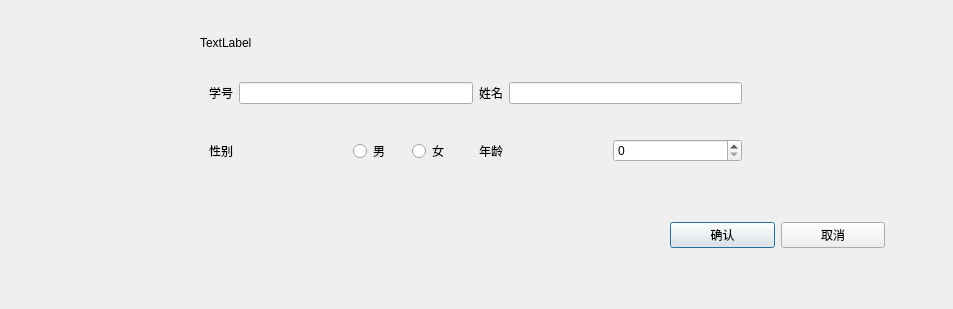
<?xml version="1.0" encoding="UTF-8"?>
<ui version="4.0">
 <class>InsertDialog</class>
 <widget class="QDialog" name="InsertDialog">
  <property name="geometry">
   <rect>
    <x>0</x>
    <y>0</y>
    <width>953</width>
    <height>309</height>
   </rect>
  </property>
  <property name="windowTitle">
   <string>Dialog</string>
  </property>
  <widget class="QWidget" name="widget_3" native="true">
   <property name="geometry">
    <rect>
     <x>200</x>
     <y>20</y>
     <width>551</width>
     <height>161</height>
    </rect>
   </property>
   <layout class="QVBoxLayout" name="verticalLayout">
    <item>
     <widget class="QLabel" name="request_label">
      <property name="text">
       <string>TextLabel</string>
      </property>
     </widget>
    </item>
    <item>
     <widget class="QWidget" name="widget" native="true">
      <layout class="QHBoxLayout" name="horizontalLayout">
       <item>
        <widget class="QLabel" name="number_label">
         <property name="text">
          <string>学号</string>
         </property>
        </widget>
       </item>
       <item>
        <widget class="QLineEdit" name="number_line"/>
       </item>
       <item>
        <widget class="QLabel" name="name_label">
         <property name="text">
          <string>姓名</string>
         </property>
        </widget>
       </item>
       <item>
        <widget class="QLineEdit" name="name_line"/>
       </item>
      </layout>
     </widget>
    </item>
    <item>
     <widget class="QWidget" name="widget_2" native="true">
      <layout class="QHBoxLayout" name="horizontalLayout_2">
       <item>
        <widget class="QLabel" name="gender_label">
         <property name="text">
          <string>性别</string>
         </property>
        </widget>
       </item>
       <item>
        <widget class="QWidget" name="widget_4" native="true">
         <layout class="QHBoxLayout" name="horizontalLayout_3">
          <item>
           <widget class="QRadioButton" name="male_rtn">
            <property name="text">
             <string>男</string>
            </property>
           </widget>
          </item>
          <item>
           <widget class="QRadioButton" name="female_rtn">
            <property name="text">
             <string>女</string>
            </property>
           </widget>
          </item>
         </layout>
        </widget>
       </item>
       <item>
        <widget class="QLabel" name="age_label">
         <property name="text">
          <string>年龄</string>
         </property>
        </widget>
       </item>
       <item>
        <widget class="QSpinBox" name="age_box">
         <property name="maximum">
          <number>200</number>
         </property>
        </widget>
       </item>
      </layout>
     </widget>
    </item>
   </layout>
  </widget>
  <widget class="QWidget" name="dialogButtonBox" native="true">
   <property name="geometry">
    <rect>
     <x>670</x>
     <y>210</y>
     <width>215</width>
     <height>50</height>
    </rect>
   </property>
   <layout class="QHBoxLayout" name="horizontalLayout_4">
    <item>
     <widget class="QPushButton" name="yes_ptn">
      <property name="text">
       <string>确认</string>
      </property>
     </widget>
    </item>
    <item>
     <widget class="QPushButton" name="no_ptn">
      <property name="text">
       <string>取消</string>
      </property>
     </widget>
    </item>
   </layout>
  </widget>
 </widget>
 <resources/>
 <connections/>
</ui>
